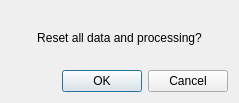
<?xml version="1.0" encoding="UTF-8"?>
<ui version="4.0">
 <class>Dialog</class>
 <widget class="QDialog" name="Dialog">
  <property name="geometry">
   <rect>
    <x>0</x>
    <y>0</y>
    <width>239</width>
    <height>103</height>
   </rect>
  </property>
  <property name="windowTitle">
   <string>Dialog</string>
  </property>
  <layout class="QGridLayout" name="gridLayout">
   <item row="1" column="0">
    <layout class="QVBoxLayout" name="verticalLayout">
     <item>
      <widget class="QLabel" name="label">
       <property name="text">
        <string>Reset all data and processing?</string>
       </property>
       <property name="alignment">
        <set>Qt::AlignCenter</set>
       </property>
      </widget>
     </item>
     <item>
      <layout class="QHBoxLayout" name="horizontalLayout">
       <item>
        <spacer name="horizontalSpacer">
         <property name="orientation">
          <enum>Qt::Horizontal</enum>
         </property>
         <property name="sizeHint" stdset="0">
          <size>
           <width>40</width>
           <height>20</height>
          </size>
         </property>
        </spacer>
       </item>
       <item>
        <widget class="QPushButton" name="okButton">
         <property name="text">
          <string>OK</string>
         </property>
         <property name="autoDefault">
          <bool>false</bool>
         </property>
         <property name="default">
          <bool>true</bool>
         </property>
        </widget>
       </item>
       <item>
        <widget class="QPushButton" name="cancelButton">
         <property name="text">
          <string>Cancel</string>
         </property>
        </widget>
       </item>
      </layout>
     </item>
    </layout>
   </item>
  </layout>
 </widget>
 <resources/>
 <connections/>
</ui>
